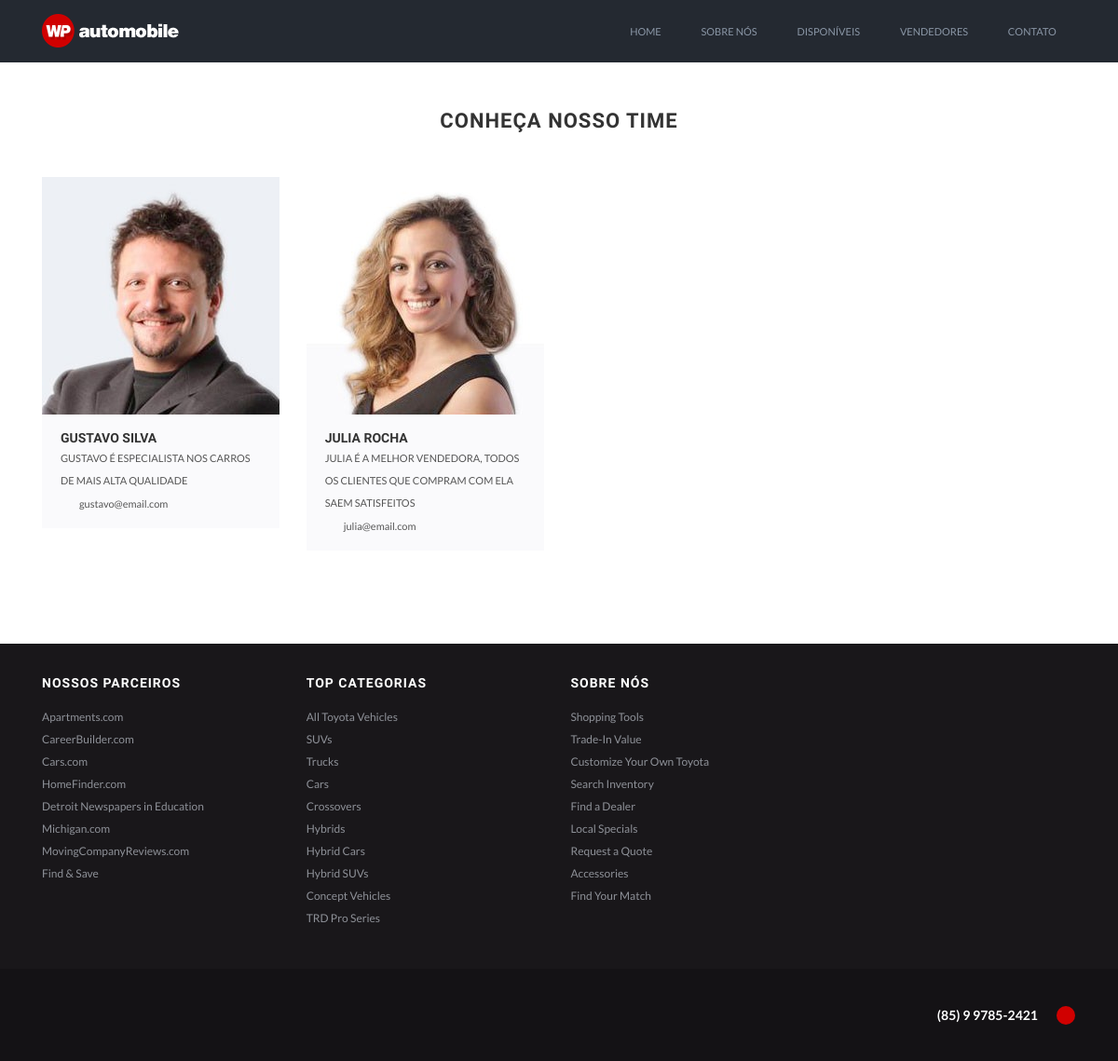
The page /vendedores on the database its author committed.
### vendedores/models.py (models this page shows, shortened)
class Vendedor(models.Model):
    nome = models.CharField(max_length=50)
    foto = models.ImageField(upload_to='images')
    descricao = models.TextField()
    email = models.CharField(max_length=50)

### carros/views.py (the view)
# urls.py: path('vendedores',views.vendedores,name="vendedores"),
def vendedores(request):
    all_vendedores = Vendedor.objects.all()
    context = {
        'all_vendedores':all_vendedores
    }
    return render(request,'vendedores.html',context)

### templates/vendedores.html (shortened to what this page needs)
{% extends 'base.html' %}
{% block content %}
<br><br>
<div class="page-section" style="margin-bottom:70px;">
  <div class="container">
    <div class="row">
      <div class="col-lg-12 col-md-12 col-sm-12 col-xs-12">
        <div class="section-title" style="text-align:center; color:#333333; margin-bottom:45px;">
          <h2 style="margin-bottom:5px; text-transform:uppercase !important;">Conheça nosso time</h2>
        </div>
      </div>
      {% for dealer in all_vendedores %}
      <div class="col-lg-3 col-md-3 col-sm-6 col-xs-12">
        <div class="cs-team">
          <div class="cs-media">
            <figure><a href="#"><img src="{{ dealer.foto.url }}" alt="" /></a></figure>
          </div>
          <div class="cs-text">
            <h6><a href="#">{{ dealer.nome }}</a></h6>
            <span>{{ dealer.descricao }} </span> <em>{{ dealer.email }}</em> </div>
        </div>
      </div>
      {% endfor %}
    </div>
  </div>
</div>
{% endblock content %}

### static_in_project/assets/css/color.css (style rules this page uses)
body, .main-section p, .mce-content-body p { font: Normal 14px/24px "Lato", sans-serif; letter-spacing: 0px; text-transform: none; color: #A9A9A9; }
h2, h2 a { font: 700 Normal 22px/30px "Raleway", sans-serif !important; letter-spacing: 1px !important; text-transform: uppercase !important; color: #333333 !important; }
h6, h6 a { font: 700 Normal 14px/20px "Raleway", sans-serif !important; letter-spacing: 0px !important; text-transform: capitalize !important; color: #333333 !important; }

### rows shown on the page
Vendedor: foto (picture), nome "GUSTAVO SILVA", descricao "GUSTAVO É ESPECIALISTA NOS CARROS DE MAIS ALTA QUALIDADE", email "gustavo@email.com"
Vendedor: foto (picture), nome "JULIA ROCHA", descricao "JULIA É A MELHOR VENDEDORA, TODOS OS CLIENTES QUE COMPRAM COM ELA SAEM SATISFEITOS", email "julia@email.com"
